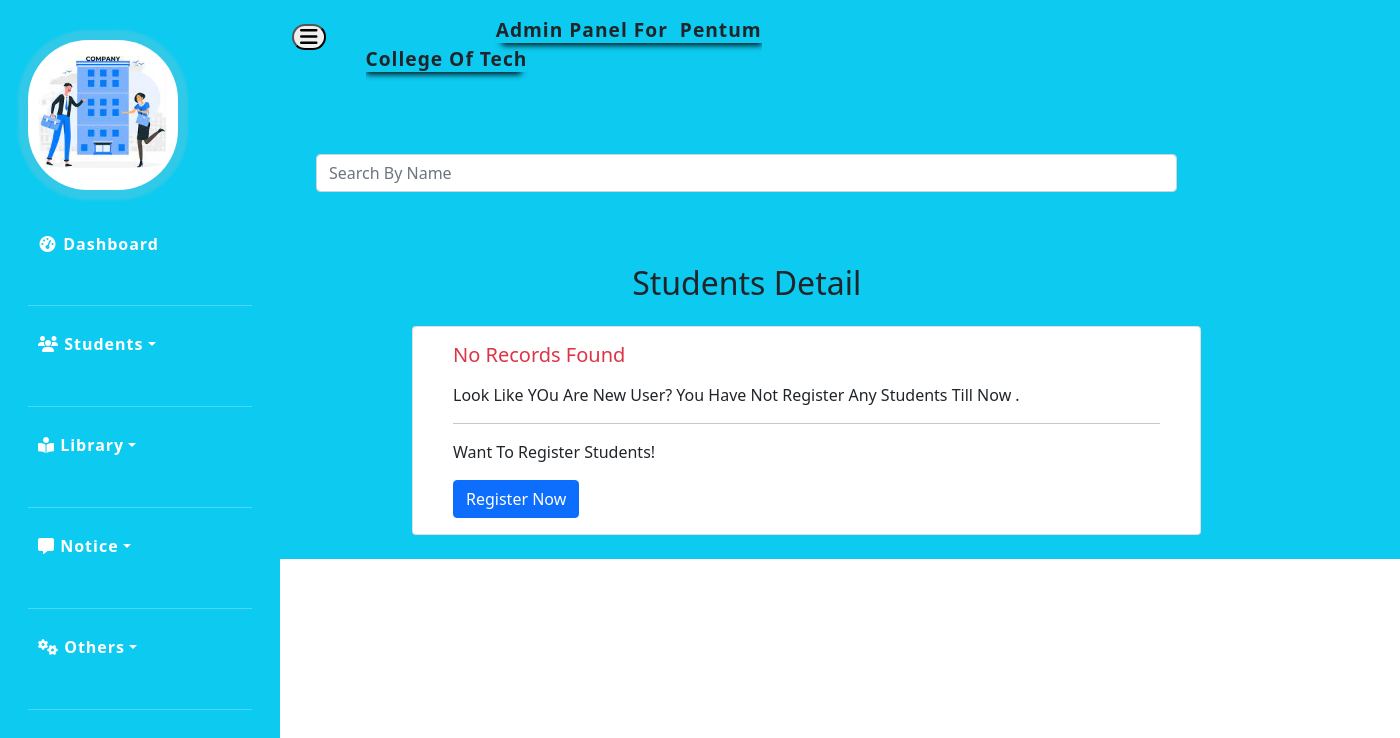
Page /routes/studentsDetail.php (signed in) on the earlier database version.
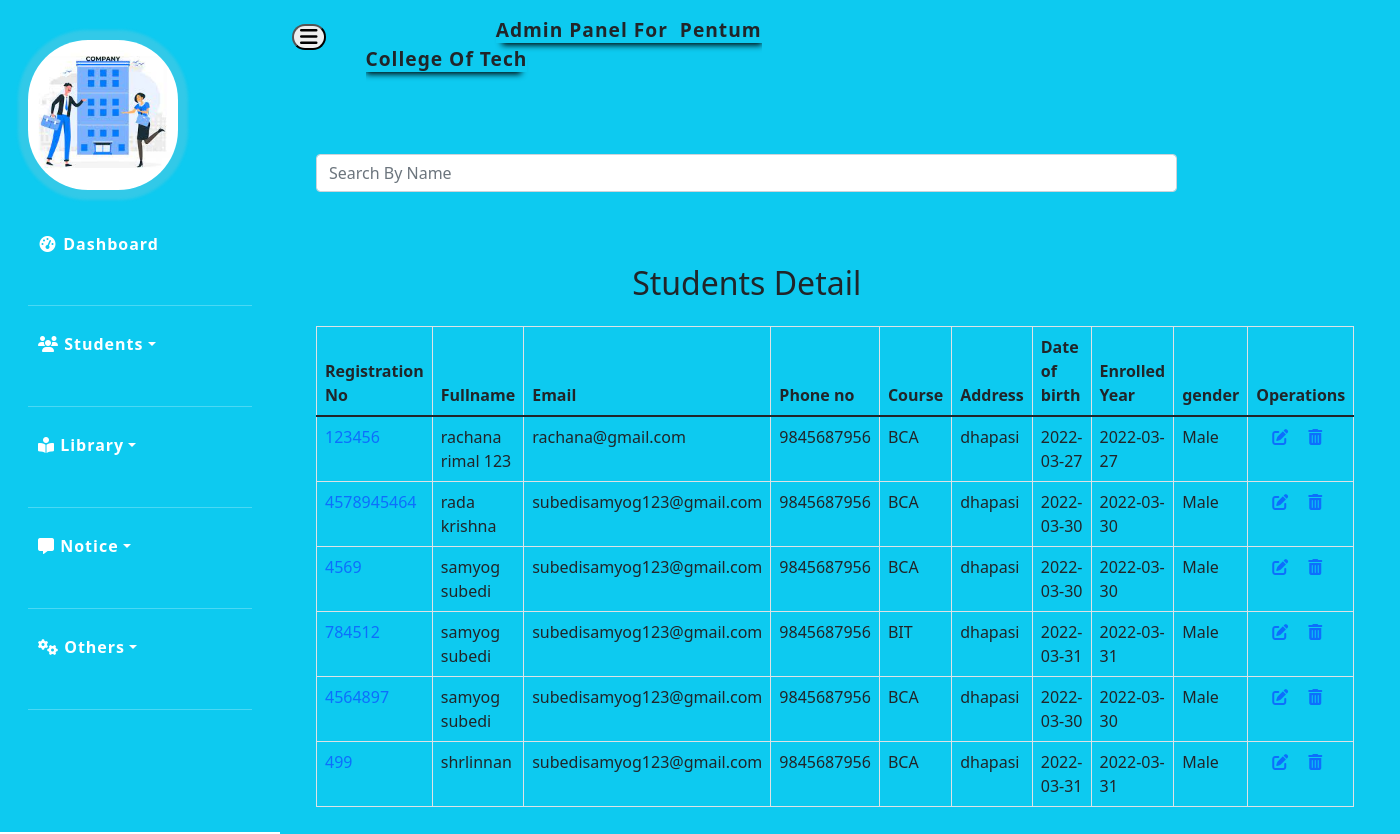
Same page on the later database version.
### tables this page shows
CREATE TABLE `students` (
  `registration` varchar(255) NOT NULL,
  `name` varchar(20) NOT NULL,
  `email` varchar(255) NOT NULL,
  `phone` varchar(255) NOT NULL,
  `course` varchar(255) NOT NULL,
  `address` varchar(255) NOT NULL,
  `dob` date NOT NULL,
  `enrollyear` date NOT NULL,
  `gender` varchar(255) NOT NULL,
  `image` varchar(255) NOT NULL,
  `org` varchar(255) NOT NULL,
  `password` varchar(255) NOT NULL
);

### routes/studentsDetail.php (the view, shortened to what this page needs)
<?php
include '../includes/head.php';
include '../includes/sidNav.php';
?>
<div class=" container">
    <div class="row bg-info">
        <div class="col-sm-12 ">
            <?php include '../includes/topbar.php'; ?>
        </div>
        <div class="col-sm-10 ">
            <div class="form-outline mb-4 p-4  ">
                <input type="search" class="form-control mt-4" onkeyup="searchfunction()" placeholder="Search By Name" id="datatable-search-input" >
            </div>
            <div class=" p-4">
          <h2 class="mb-4">
            <center>Students Detail</center>
          </h2>
          <?php
          $query = "SELECT * FROM students where org='$org' order by name";
          $data = mysqli_query($conn, $query);
          $total = mysqli_num_rows($data);
          if ($total != 0) {
          ?>
            <table class="table table-bordered  table-hover black  " id="student-table">
              <thead>
                <tr>
                  <th>Registration No </th>
                  <th> Fullname </th>
                  <th>Email </th>
                  <th>Phone no </th>
                  <th>Course </th>
                  <th>Address </th>
                  <th>Date of birth </th>
                  <th>Enrolled Year </th>
                  <th>gender </th>
                  <th>Operations </th>
                </tr>
              </thead>
              <?php
              while ($result = mysqli_fetch_assoc($data)) {
              ?>
                <tr>
                  <td> <a style="text-decoration:none;" href="./searchStudent.php?search=<?php echo $result['registration'];                         ?> "><?php echo $result['registration'];                         ?> </a></td>
                  <td><?php echo $result['name'];                         ?> </td>
                  <td><?php echo $result['email'];                         ?> </td>
                  <td><?php echo $result['phone'];                         ?> </td>
                  <td><?php echo $result['course'];                         ?> </td>
                  <td><?php echo $result['address'];                         ?> </td>
                  <td><?php echo $result['dob'];                         ?> </td>
                  <td><?php echo $result['enrollyear'];                         ?> </td>
                  <td><?php echo $result['gender'];                         ?> </td>
                  <td>
                    <a class="m-3"data-bs-toggle="tooltip" data-bs-placement="top" title="edit details  "
              <?php echo "href='./editStudent.php?reg=$result[registration]';" ?>><i class="fa-solid fa-pen-to-square"></i></a>
                    <a data-bs-placement="button" title="delete record"
 onclick="return confirm('Are you sure you want to delete ?')" <?php echo " href='./deleteStudent.php?reg=$result[registration]';" ?>><i class="fa-solid fa-trash-can"></i></a>
                  </td>
                </tr>
            <?php
              }
            }
            else{
              echo '
              <div class="container ps-md-5 ms-md-5">
              <div class="card container">
              <div class="card-body">
                <h5 class="card-title text-danger">No Records Found</h5>
                <p class="card-text mt-3">Look Like YOu Are New User? You Have Not Register Any Students Till Now .</p>
                <hr>
                <p >Want To Register  Students!</p>
                <a href="./addStudents.php" class="btn btn-primary">Register Now</a>
              </div>
            </div>
            </div>
              ';
            }
            ?>
        </div>
        </div>
    </div>
</div>
</div>
<?php include '../includes/footer.php'; ?>

### includes/head.php (shortened to what this page needs)
<?php
 $org=$_SESSION['mail'];
?>
<!DOCTYPE html>
<html lang="en">
<head>
          <link href="https://cdn.jsdelivr.net/npm/bootstrap@5.1.3/dist/css/bootstrap.min.css" rel="stylesheet">
<link rel="stylesheet" href="../css/sidBar.css">
<link rel="stylesheet" href="../css/main.css">
</head>
<body>
  <div class="d-flex ">

### includes/sidnav.php (shortened to what this page needs)
<?php include '../includes/head.php';
require_once '../connection.php';
?>
<div class="sidenavtoogle show-sidebar" >
<div class="d-flex flex-column flex-shrink-0 p-3 text-white bg-info  " style="width: 280px;">
    <div class="container-fluid" id="sidBarCss">
        <ul class="navbar-nav  sidebar   accordion" id="accordionSidebar">
            <?php
            if (isset($_SESSION)) {
                $sql = "SELECT * FROM `admin` WHERE email='$org'";
                $data = mysqli_query($conn, $sql);
                if (mysqli_num_rows($data) != 0) {
                    while ($row = mysqli_fetch_assoc($data)) {  ?>
                        <img class="img-responsive  mt-4 mb-4 "
                        style="
                                               box-shadow: 0px 0px 3px 10px rgba(200,200,200,.2);
                                               border-radius:40%;
                        "
                        height=150 width=150 src="../<?php echo $row['image']; ?>" <?php }
                                                        }
                                                    }
                                                                ?>
                        <ul class="navbar-nav sidebar  sidebar-dark accordion" id="accordionSidebar">
                            <li class="nav-item ">
                                <a class="nav-link" href="./dashboard.php">
                                    <i class="fas fa-fw fa-tachometer-alt"></i>
                                    <span>Dashboard</span></a>
                            </li>
<hr>
                            <li class="nav-item mb-4 ">
                                <a href="#pageSubmenu" data-toggle="collapse" aria-expanded="false" class="dropdown-toggle collapsed">
                                     <i class="fa-solid fa-users"></i> Students</a>
                            </li>
                            <hr>
                            <li class="nav-item mb-4" >
                                <a href="#pageLibrary" data-toggle="collapse" aria-expanded="false" class="dropdown-toggle collapsed">
                                <i class="fa-solid fa-book-open-reader"></i> Library</a>
                            </li>
                            <hr>
                            <li class="nav-item mb-4">
                                <a href="#pageNotice" data-toggle="collapse" aria-expanded="false" class="dropdown-toggle collapsed">
                                <i class="fa-solid fa-message"></i> Notice</a>
                            </li>
                            <hr>
                            <li class="nav-item mb-4">
                                <a href="#pageExtra" data-toggle="collapse" aria-expanded="false" class="dropdown-toggle collapsed">
                                <i class="fa-solid fa-gears"></i> Others</a>
                            </li>
                            <hr>
                        </ul>
    </div>
</div>
</div>
<?php
include '../includes/footer.php';
?>

### includes/footer.php
</div>
  </body>
  </html>

### includes/topbar.php (shortened to what this page needs)
<?php
 include './head.php';
 if(isset($_SESSION)){
    $sql="SELECT * FROM `admin` WHERE email='$org'";
    $data = mysqli_query($conn,$sql);
    if(mysqli_num_rows($data) !=0){
       while($row = mysqli_fetch_assoc($data)){  ?>
       <div class="d-flex">
       <div class="nav-toogle fa-lg mt-4 ">
          <button onclick="toogle()">
          <i class="fa fa-bars"></i>
          </button>
       </div>
       <div class="container-fluid mb-3">
<nav class="bg-info   text-dark p-3 "
    <div> <b class="text-center" >admin panel for   &nbsp;<?php echo $row['name'] ?></b>
   </div>
</div>
</div>
 <?php
   }
}
}
?>

### css/sidBar.css (style rules this page uses)
#sidBarCss { width: 100%; min-height: 100vh; }
#sidBarCss ul { font-size: 100; }
#sidBarCss ul img { margin-bottom: 10px; }
#sidBarCss ul li { padding: 10px; margin-bottom: 10px; }
#sidBarCss ul li a { color: white; letter-spacing: 1px; font-weight: 600; margin: 0px 10px 5px 0px; text-decoration: none; }
b { -webkit-box-shadow: 0 8px 6px -6px black; box-shadow: 0 8px 6px -6px black; text-transform: capitalize; letter-spacing: 1px; font-weight: 800; font-size: larger; margin-left: 30%; text-align: center; }
body button { border-radius: 20px !important; }

Differences in the rows shown:
added students: registration "123456", name "rachana rimal 123", email "rachana@gmail.com", phone "9845687956", course "BCA", address "dhapasi", dob "2022-03-27", enrollyear "2022-03-27", gender "Male"
added students: registration "4578945464", name "rada krishna", email "subedisamyog123@gmail.com", phone "9845687956", course "BCA", address "dhapasi", dob "2022-03-30", enrollyear "2022-03-30", gender "Male"
added students: registration "4569", name "samyog subedi", email "subedisamyog123@gmail.com", phone "9845687956", course "BCA", address "dhapasi", dob "2022-03-30", enrollyear "2022-03-30", gender "Male"
added students: registration "784512", name "samyog subedi", email "subedisamyog123@gmail.com", phone "9845687956", course "BIT", address "dhapasi", dob "2022-03-31", enrollyear "2022-03-31", gender "Male"
added students: registration "4564897", name "samyog subedi", email "subedisamyog123@gmail.com", phone "9845687956", course "BCA", address "dhapasi", dob "2022-03-30", enrollyear "2022-03-30", gender "Male"
added students: registration "499", name "shrlinnan", email "subedisamyog123@gmail.com", phone "9845687956", course "BCA", address "dhapasi", dob "2022-03-31", enrollyear "2022-03-31", gender "Male"
Other differences:
text no longer shown: "No Records Found Look Like YOu Are New User? You Have Not Register Any Students Till Now . Want To Register Students! Register Now"
text now shown: "Registration No Fullname Email Phone no Course Address Date of birth Enrolled Year gender Operations"
